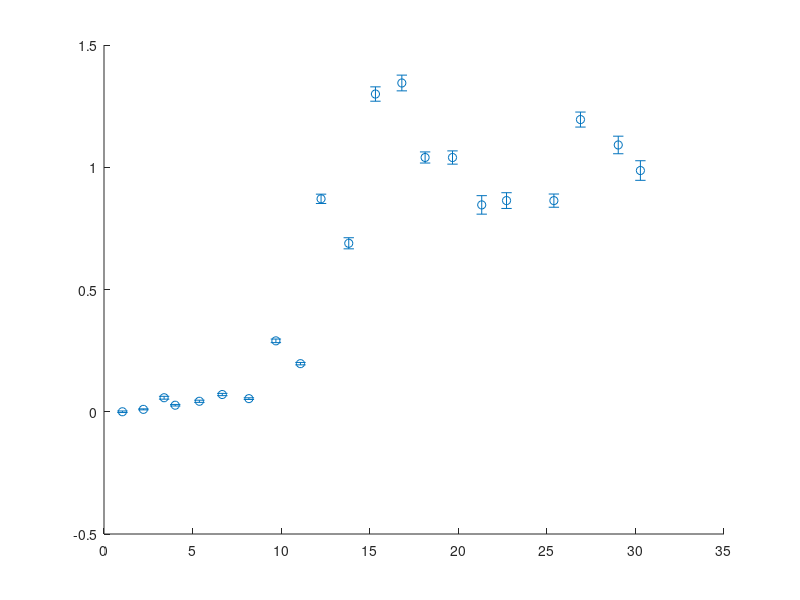

MATLAB code to generate this figure: (Note: this script raises an error after producing the figure.)
% parameter input
ps = input('Enter the value for ps (s-1): ');
u = input('Enter the value for u (mm-1): ');

% Provided data (example data here, please place your own data!)
x = [1.04, 2.22333333333333, 3.39333333333333, 4.02, 5.38333333333333, 6.67666666666667, 8.18, 9.70333333333333, 11.09, 12.2533333333333, 13.8166666666667, 15.3233333333333, 16.8133333333333, 18.1266666666667, 19.6733333333333, 21.3233333333333, 22.7233333333333, 25.3966666666667, 26.8966666666667, 29.03, 30.28];
L = [0, 0.00975636438163995, 0.057361433427564, 0.026750329314909, 0.0428537112846817, 0.0704960988239085, 0.0536668017915828, 0.29002388452717, 0.196744879360554, 0.870901138416643, 0.689029148093359, 1.29947849236274, 1.34463973607678, 1.03999901248472, 1.03982721712197, 0.846011962927814, 0.863685623563919, 0.863494357098247, 1.19505927274062, 1.09116551538459, 0.986595231212624];
error_L = [0.00320479846460689, 0.00204303182499297, 0.00582706141037327, 0.00318581787205527, 0.00447290991270651, 0.00469713442372092, 0.00343600806930636, 0.0073486853235461, 0.00493909963444319, 0.0190504014580511, 0.0226953268078108, 0.029364716836165, 0.0321851673329639, 0.0227169586825521, 0.0270864460301806, 0.0378114693514792, 0.0321960471452477, 0.0270317039389524, 0.0307029347158349, 0.0359358303023111, 0.0400564535020012];

% Initial guess time parameter
t0 = input('Enter a starting guess value for time (s): '); % You can modify this as needed

% Define the model function
model = @(t, x) exp(-ps * t * exp(-u * x));

% Define the weighted least-squares objective function
objective = @(t) sum(((L - model(t, x)) ./ error_L).^2);

options = optimset('Display', 'iter'); % Show iteration details
[t_fit, resnorm, ~, output] = fminsearch(objective, t0, options);

% Display results
fprintf('Fitted parameter t: %.6f\n', t_fit);

% produce fit
L_fit = model(t_fit, x);

% Calculate uncertainties for the fitted parameter ---> using jacobian stats
J = -(ps * exp(-u * x) .* exp(-ps * t_fit * exp(-u * x)))'; % Jacobian of the model w.r.t. t
residuals = (L - L_fit) ./ error_L; % Normalized residuals
sigma2 = sum(residuals.^2) / (length(L) - 1); % Variance of residuals
cov_t = inv(J' * J) * sigma2; % Covariance matrix
t_uncertainty = sqrt(cov_t); % Standard error of t

% Display uncertainties
fprintf('Uncertainty in fitted parameter t: ±%.6f\n', t_uncertainty);

% Plot
figure;
errorbar(x, L, error_L, 'o', 'DisplayName', 'Data with Error'); % Data with error bars
hold on;
plot(x, L_fit, '-', 'LineWidth', 2, 'DisplayName', 'Fitted Curve'); % Fitted curve
hold off;
legend;
xlabel('x');
ylabel('L');
title('Least Squares Curve Fitting with Error');
grid on;
